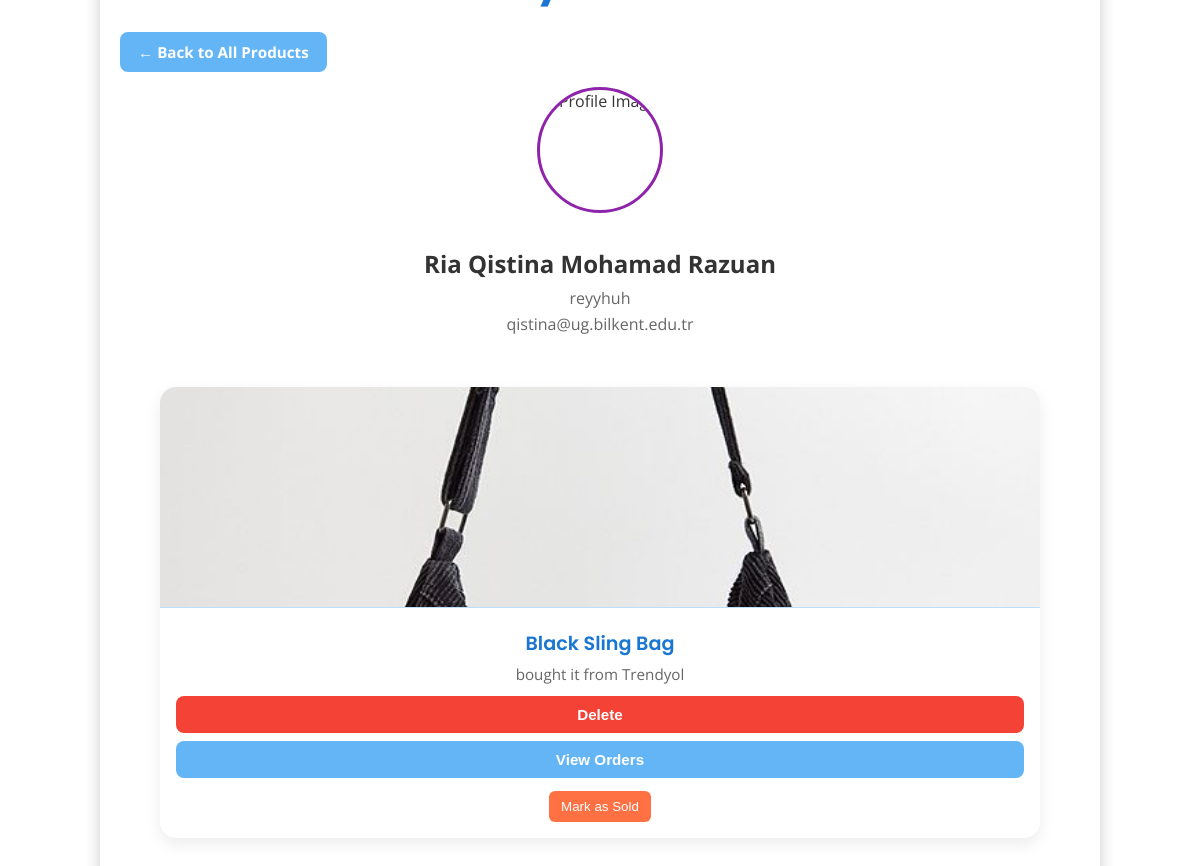
The page /profile (signed in) on the database its author committed.
### models.py (models this page shows, shortened)
class User(db.Model, UserMixin):
    id = db.Column(db.Integer, primary_key=True)
    full_name = db.Column(db.String(150), nullable=False)
    username = db.Column(db.String(50), nullable=False)
    email = db.Column(db.String(100), unique=True, nullable=False)
    password = db.Column(db.String(100), nullable=False)
    is_admin = db.Column(db.Boolean, default=False) #admin account
    products = db.relationship('Product', back_populates='seller')
    sent_messages = db.relationship('Message', foreign_keys='Message.sender_id', backref='sender', lazy=True)
    received_messages = db.relationship('Message', foreign_keys='Message.receiver_id', backref='receiver', lazy=True)
    cart_items = db.relationship('CartItem', backref='user', lazy=True)

class Product(db.Model):
    id = db.Column(db.Integer, primary_key=True)
    title = db.Column(db.String(100), nullable=False)
    description = db.Column(db.Text, nullable=False)
    image_filename = db.Column(db.String(200))
    swap_option = db.Column(db.Boolean, default=False)
    user_id = db.Column(db.Integer, db.ForeignKey('user.id'), nullable=False)
    price = db.Column(db.Float, nullable=False, default=0.0)
    seller = db.relationship('User', back_populates='products')
    sold = db.Column(db.Boolean, default=False)

### app.py (the view)
@app.route('/profile')
@login_required
def profile():
    user_products = Product.query.filter_by(user_id=current_user.id).all()
    return render_template('profile.html', products=user_products)

### app.py (called while the page is built)
@login_manager.user_loader
def load_user(user_id):
    return User.query.get(int(user_id))

@app.context_processor
def inject_cart_count():
    if current_user.is_authenticated:
        count = CartItem.query.filter_by(user_id=current_user.id).count()
        return dict(cart_count=count)
    return dict(cart_count=0)

### templates/profile.html (shortened to what this page needs)
<!DOCTYPE html>
<html lang="en">
<head>
</head>
<body>
  <div class="container">
    <h1>My Profile</h1>
    <div class="back-link-top">
      <a href="{{ url_for('home') }}" class="back-button">← Back to All Products</a>
    </div>
    <div class="profile-info">
      <img src="{{ url_for('static', filename='uploads/default-avatar.jpg') }}" alt="Profile Image">
      <h2>{{ current_user.full_name }}</h2>
      <p>{{ current_user.username }}</p>
      <p>{{ current_user.email }}</p>
    </div>
    {% if products %}
      <div class="listing-container">
        {% for product in products %}
          <div class="card">
            <a href="{{ url_for('orders_for_product', product_id=product.id) }}" style="text-decoration: none;">
              {% if product.image_filename %}
                <img src="{{ url_for('static', filename='uploads/' ~ product.image_filename) }}" alt="{{ product.title }}">
              {% else %}
                <img src="{{ url_for('static', filename='uploads/default.jpg') }}" alt="No image">
              {% endif %}
            </a>
            <div class="card-content">
              <div class="card-title">{{ product.title }}</div>
              <div class="card-desc">{{ product.description }}</div>
              <div class="btn-group">
                {% if not product.sold %}
                  <form action="{{ url_for('delete_product', product_id=product.id) }}" method="POST">
                    <button class="delete-btn" type="submit">Delete</button>
                  </form>
                  <a href="{{ url_for('orders_for_product', product_id=product.id) }}">
                    <button type="button" class="view-orders-btn">View Orders</button>
                  </a>
                {% endif %}
                <form method="POST" action="{{ url_for('toggle_sold', product_id=product.id) }}">
                  <button type="submit" class="toggle-sold-btn">
                    {% if product.sold %}
                      Mark as Available
                    {% else %}
                      Mark as Sold
                    {% endif %}
                  </button>
                </form>
              </div>
            </div>
          </div>
        {% endfor %}
      </div>
    {% else %}
      <div class="empty-state">
        You haven't listed anything yet!<br> Add a product to get started.
      </div>
    {% endif %}
  </div>
</body>
</html>

### rows shown on the page
User: full_name "Ria Qistina Mohamad Razuan", username "reyyhuh", email "qistina@ug.bilkent.edu.tr"
Product: image_filename (picture), title "Black Sling Bag", description "bought it from Trendyol", sold "Mark as Sold"
